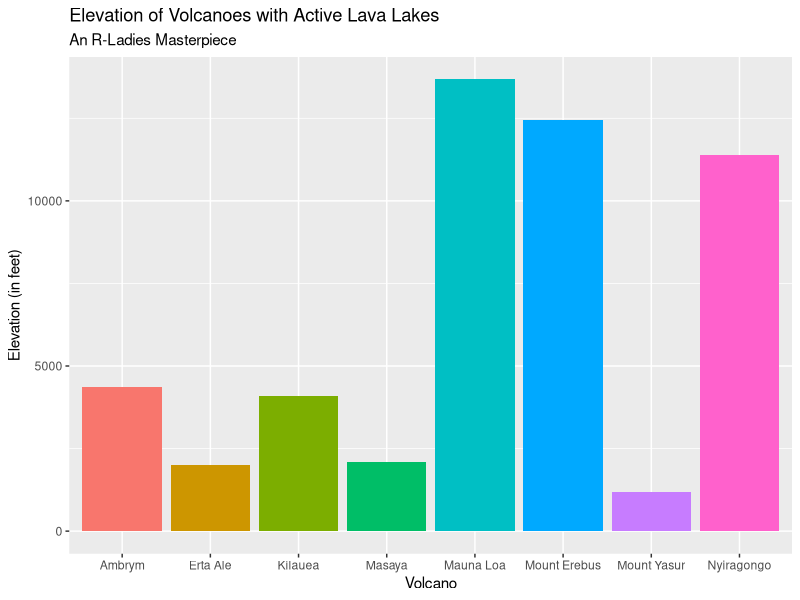
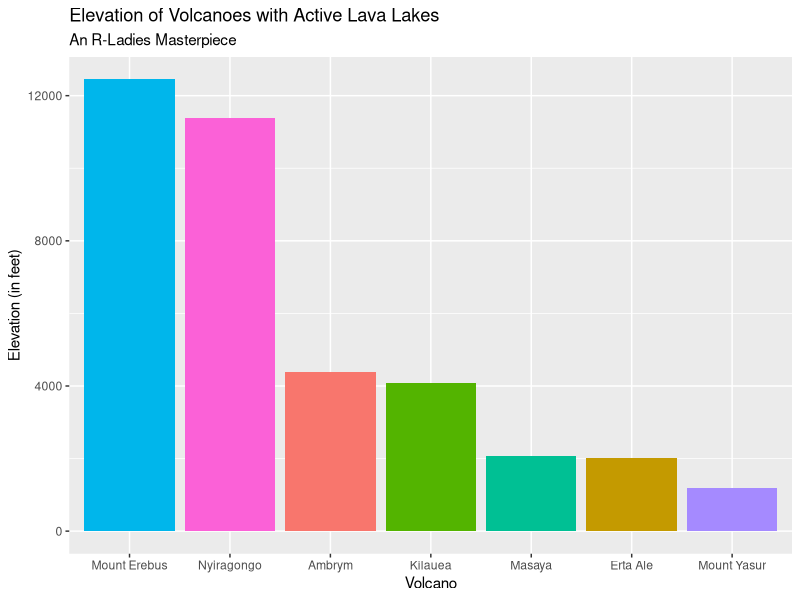

Reproduce these figures in R, in order. (Note: this script raises an error after producing the figures.)
## ---- chunk 1
#knitr::opts_chunk$set(echo = TRUE)
library(ggplot2)
library(dplyr)
library(readxl)
## ---- chunk 2
volcano <- c('Erta Ale', 'Ambrym', 'Mount Yasur', 'Mount Erebus', 'Kilauea', 'Nyiragongo', 'Masaya', 'Mauna Loa')
location <- c('Ethiopia','Vanuatu','Vanuatu','Antarctica','United States', 'Democratic Republic of the Congo','Nicaragua', 'United States')
elevation <- c(2011, 4377, 1184, 12448, 4091, 11385, 2083, 13678)
eruption <- c('2009', '2019', '2016', '2011', '2018', '2016', '2008', '1984')

volcData <- data.frame(volcano, location, elevation, eruption)
## ---- chunk 3
library(ggplot2)
ggplot(data=volcData, aes(x=volcano, y=elevation, fill=volcano)) +
  geom_bar(stat="identity") + 
  ggtitle("Elevation of Volcanoes with Active Lava Lakes", subtitle="An R-Ladies Masterpiece") + 
  ylab("Elevation (in feet)") + 
  xlab ("Volcano") + 
  theme(legend.position = "none")

## ---- chunk 4
#git add -A
#git commit -a -m "add initial lava lake bar chart" 
  #Remember, our commit message is a breadcrumb for us to remember why we made this commit
#git push origin master

## ---- chunk 5
library(dplyr)
volcData %>%
  filter (volcano != "Mauna Loa") -> lavaData
## ---- chunk 6
ggplot(data=lavaData, aes(x= reorder (volcano, -elevation), y=elevation, fill=volcano)) +
  geom_bar(stat="identity") + 
  ggtitle("Elevation of Volcanoes with Active Lava Lakes", subtitle="An R-Ladies Masterpiece") + 
  ylab("Elevation (in feet)") + 
  xlab ("Volcano") + 
  theme(legend.position="none")
## ---- chunk 7
#git add -A
#git -a -m "add revised lava lake bar chart that omits Mauna Loa" 
#git commit push origin
## ---- chunk 8
ggplot(data= , aes(x= , y= , fill= )) +
  geom_bar(stat = "identity")

## ---- chunk 9
library(readxl)
eruptionData <- read_xlsx("volcano.xlsx")
## ---- chunk 10
eruptionData %>%
  filter (volcano != "Mauna Loa") -> lavaEruptData
## ---- chunk 11
ggplot(data=lavaEruptData, aes(y=, x=, color= volcano, position="dodge")) +
  geom_point() + 
  ggtitle("", subtitle="") + 
  ylab("") + 
  xlab ("") + 
  theme(legend.position="none")
  
## ---- chunk 12
#git -A
#git -a -m "added new section to include recent eruption scatterplot" 
#git commit push origin
